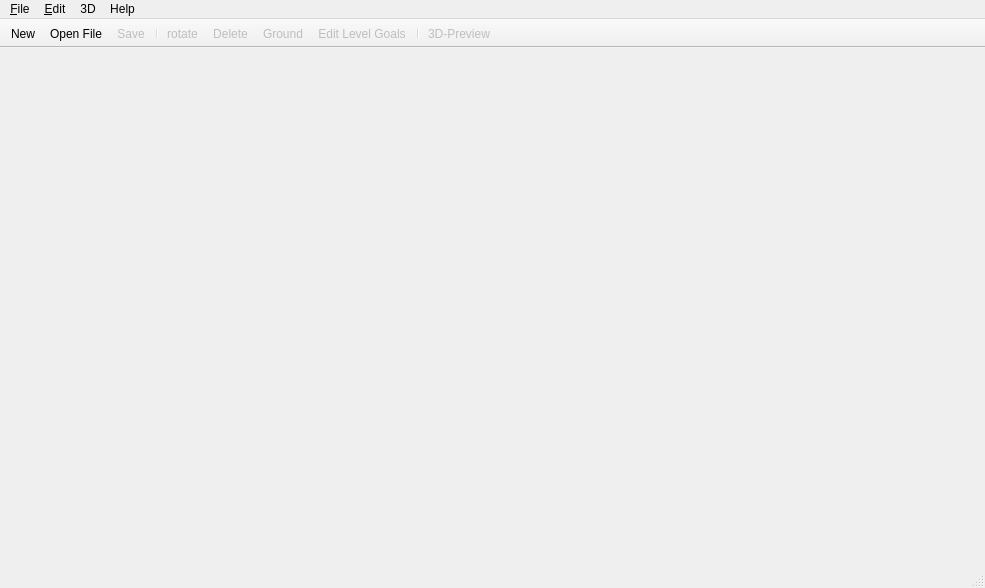
<?xml version="1.0" encoding="UTF-8"?>
<ui version="4.0">
 <class>MainWindow</class>
 <widget class="QMainWindow" name="MainWindow">
  <property name="geometry">
   <rect>
    <x>0</x>
    <y>0</y>
    <width>985</width>
    <height>588</height>
   </rect>
  </property>
  <property name="windowTitle">
   <string>MainWindow</string>
  </property>
  <widget class="QWidget" name="centralWidget">
   <layout class="QHBoxLayout" name="horizontalLayout">
    <item>
     <widget class="QWidget" name="widget_container" native="true">
      <property name="enabled">
       <bool>false</bool>
      </property>
     </widget>
    </item>
   </layout>
  </widget>
  <widget class="QMenuBar" name="menuBar">
   <property name="geometry">
    <rect>
     <x>0</x>
     <y>0</y>
     <width>985</width>
     <height>19</height>
    </rect>
   </property>
   <widget class="QMenu" name="menuFile">
    <property name="title">
     <string>&amp;File</string>
    </property>
    <addaction name="actionNew"/>
    <addaction name="actionOpen_File"/>
    <addaction name="actionSave"/>
    <addaction name="actionSave_as"/>
    <addaction name="actionExit"/>
   </widget>
   <widget class="QMenu" name="menuEdit">
    <property name="title">
     <string>&amp;Edit</string>
    </property>
    <addaction name="actionRotate"/>
    <addaction name="actionDelete"/>
    <addaction name="action_Copy"/>
    <addaction name="action_Paste"/>
    <addaction name="separator"/>
    <addaction name="actionEdit_Goals"/>
   </widget>
   <widget class="QMenu" name="menu3D">
    <property name="title">
     <string>3D</string>
    </property>
    <addaction name="action3D_Preview"/>
   </widget>
   <widget class="QMenu" name="menuHelp">
    <property name="title">
     <string>Help</string>
    </property>
    <addaction name="actionAbout"/>
   </widget>
   <addaction name="menuFile"/>
   <addaction name="menuEdit"/>
   <addaction name="menu3D"/>
   <addaction name="menuHelp"/>
  </widget>
  <widget class="QToolBar" name="mainToolBar">
   <property name="sizePolicy">
    <sizepolicy hsizetype="Preferred" vsizetype="Fixed">
     <horstretch>0</horstretch>
     <verstretch>0</verstretch>
    </sizepolicy>
   </property>
   <property name="font">
    <font>
     <stylestrategy>PreferAntialias</stylestrategy>
    </font>
   </property>
   <property name="movable">
    <bool>false</bool>
   </property>
   <property name="iconSize">
    <size>
     <width>44</width>
     <height>44</height>
    </size>
   </property>
   <property name="toolButtonStyle">
    <enum>Qt::ToolButtonTextUnderIcon</enum>
   </property>
   <property name="floatable">
    <bool>false</bool>
   </property>
   <attribute name="toolBarArea">
    <enum>TopToolBarArea</enum>
   </attribute>
   <attribute name="toolBarBreak">
    <bool>false</bool>
   </attribute>
   <addaction name="actionNew"/>
   <addaction name="actionOpen_File"/>
   <addaction name="actionSave"/>
   <addaction name="separator"/>
   <addaction name="actionRotate"/>
   <addaction name="actionDelete"/>
   <addaction name="actionGround"/>
   <addaction name="actionEdit_Goals"/>
   <addaction name="separator"/>
   <addaction name="action3D_Preview"/>
  </widget>
  <widget class="QStatusBar" name="statusBar"/>
  <action name="actionNew">
   <property name="icon">
    <iconset resource="levelbuilder.qrc">
     <normaloff>:/assets/icons/png/pen.png</normaloff>:/assets/icons/png/pen.png</iconset>
   </property>
   <property name="text">
    <string>&amp;New</string>
   </property>
   <property name="shortcut">
    <string>Ctrl+N</string>
   </property>
  </action>
  <action name="actionSave">
   <property name="enabled">
    <bool>false</bool>
   </property>
   <property name="icon">
    <iconset resource="levelbuilder.qrc">
     <normaloff>:/assets/icons/png/diskette.png</normaloff>:/assets/icons/png/diskette.png</iconset>
   </property>
   <property name="text">
    <string>&amp;Save</string>
   </property>
   <property name="shortcut">
    <string>Ctrl+S</string>
   </property>
  </action>
  <action name="actionExit">
   <property name="icon">
    <iconset resource="levelbuilder.qrc">
     <normaloff>:/assets/icons/png/direction.png</normaloff>:/assets/icons/png/direction.png</iconset>
   </property>
   <property name="text">
    <string>&amp;Exit</string>
   </property>
   <property name="shortcut">
    <string>Ctrl+E</string>
   </property>
  </action>
  <action name="actionSave_as">
   <property name="enabled">
    <bool>false</bool>
   </property>
   <property name="icon">
    <iconset resource="levelbuilder.qrc">
     <normaloff>:/assets/icons/png/technology.png</normaloff>:/assets/icons/png/technology.png</iconset>
   </property>
   <property name="text">
    <string>Save As</string>
   </property>
   <property name="shortcut">
    <string>Ctrl+Shift+S</string>
   </property>
  </action>
  <action name="actionRotate">
   <property name="enabled">
    <bool>false</bool>
   </property>
   <property name="icon">
    <iconset resource="levelbuilder.qrc">
     <normaloff>:/assets/icons/png/reload-webpage.png</normaloff>:/assets/icons/png/reload-webpage.png</iconset>
   </property>
   <property name="text">
    <string>rotate</string>
   </property>
   <property name="toolTip">
    <string>rotates the selected component</string>
   </property>
   <property name="shortcut">
    <string>Ctrl+R</string>
   </property>
  </action>
  <action name="actionDelete">
   <property name="enabled">
    <bool>false</bool>
   </property>
   <property name="icon">
    <iconset resource="levelbuilder.qrc">
     <normaloff>:/assets/icons/png/cross-sign.png</normaloff>:/assets/icons/png/cross-sign.png</iconset>
   </property>
   <property name="text">
    <string>Delete</string>
   </property>
   <property name="toolTip">
    <string>deletes the selected component</string>
   </property>
   <property name="shortcut">
    <string>Del</string>
   </property>
  </action>
  <action name="action3D_Preview">
   <property name="enabled">
    <bool>false</bool>
   </property>
   <property name="icon">
    <iconset resource="levelbuilder.qrc">
     <normaloff>:/assets/icons/png/direction.png</normaloff>:/assets/icons/png/direction.png</iconset>
   </property>
   <property name="text">
    <string>3D-Preview</string>
   </property>
   <property name="toolTip">
    <string>Show in 3D</string>
   </property>
   <property name="shortcut">
    <string>Ctrl+D</string>
   </property>
  </action>
  <action name="actionOpen_File">
   <property name="icon">
    <iconset resource="levelbuilder.qrc">
     <normaloff>:/assets/icons/png/closed-folder.png</normaloff>:/assets/icons/png/closed-folder.png</iconset>
   </property>
   <property name="text">
    <string>Open File</string>
   </property>
   <property name="toolTip">
    <string>Open an existing file</string>
   </property>
   <property name="shortcut">
    <string>Ctrl+O</string>
   </property>
  </action>
  <action name="actionGround">
   <property name="enabled">
    <bool>false</bool>
   </property>
   <property name="icon">
    <iconset resource="levelbuilder.qrc">
     <normaloff>:/assets/gnd.png</normaloff>:/assets/gnd.png</iconset>
   </property>
   <property name="text">
    <string>&amp;Ground</string>
   </property>
   <property name="toolTip">
    <string>Select a wire and ground it with this button</string>
   </property>
   <property name="shortcut">
    <string>Ctrl+G</string>
   </property>
  </action>
  <action name="actionEdit_Goals">
   <property name="enabled">
    <bool>false</bool>
   </property>
   <property name="icon">
    <iconset resource="levelbuilder.qrc">
     <normaloff>:/assets/icons/png/flag-waving.png</normaloff>:/assets/icons/png/flag-waving.png</iconset>
   </property>
   <property name="text">
    <string>Edit Level Goals</string>
   </property>
   <property name="toolTip">
    <string>Edit level goals</string>
   </property>
  </action>
  <action name="action_Copy">
   <property name="text">
    <string>&amp;Copy</string>
   </property>
   <property name="toolTip">
    <string>Copy</string>
   </property>
   <property name="shortcut">
    <string>Ctrl+C</string>
   </property>
  </action>
  <action name="action_Paste">
   <property name="text">
    <string>&amp;Paste</string>
   </property>
   <property name="toolTip">
    <string>Paste</string>
   </property>
   <property name="shortcut">
    <string>Ctrl+V</string>
   </property>
  </action>
  <action name="actionAbout">
   <property name="text">
    <string>About</string>
   </property>
  </action>
 </widget>
 <layoutdefault spacing="6" margin="11"/>
 <resources>
  <include location="levelbuilder.qrc"/>
 </resources>
 <connections/>
</ui>
